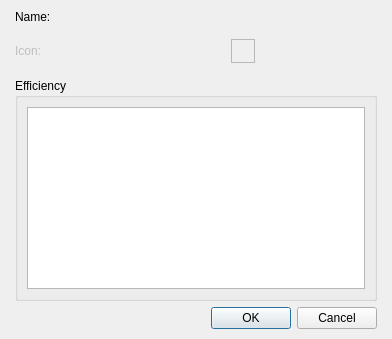
<?xml version="1.0" encoding="UTF-8"?>
<ui version="4.0">
 <class>DialogSystemElement</class>
 <widget class="QDialog" name="DialogSystemElement">
  <property name="geometry">
   <rect>
    <x>0</x>
    <y>0</y>
    <width>392</width>
    <height>339</height>
   </rect>
  </property>
  <property name="windowTitle">
   <string>Element</string>
  </property>
  <layout class="QGridLayout" name="gridLayout_3">
   <property name="leftMargin">
    <number>15</number>
   </property>
   <property name="topMargin">
    <number>10</number>
   </property>
   <property name="rightMargin">
    <number>15</number>
   </property>
   <property name="bottomMargin">
    <number>10</number>
   </property>
   <item row="0" column="0">
    <layout class="QVBoxLayout" name="verticalLayout_2">
     <item>
      <layout class="QVBoxLayout" name="verticalLayout">
       <property name="spacing">
        <number>15</number>
       </property>
       <item>
        <layout class="QGridLayout" name="gridLayout_2" columnstretch="0,0,0,1">
         <item row="0" column="0">
          <widget class="QLabel" name="label">
           <property name="text">
            <string>Name:</string>
           </property>
          </widget>
         </item>
         <item row="0" column="1">
          <widget class="WidgetTextLang" name="widgetTxtLangName" native="true">
           <property name="minimumSize">
            <size>
             <width>150</width>
             <height>0</height>
            </size>
           </property>
          </widget>
         </item>
         <item row="0" column="3" rowspan="2">
          <spacer name="horizontalSpacer">
           <property name="orientation">
            <enum>Qt::Horizontal</enum>
           </property>
           <property name="sizeHint" stdset="0">
            <size>
             <width>78</width>
             <height>38</height>
            </size>
           </property>
          </spacer>
         </item>
         <item row="1" column="0">
          <widget class="QLabel" name="label_2">
           <property name="enabled">
            <bool>false</bool>
           </property>
           <property name="text">
            <string>Icon:</string>
           </property>
          </widget>
         </item>
         <item row="1" column="1">
          <widget class="QWidget" name="widgetTodo" native="true">
           <property name="enabled">
            <bool>false</bool>
           </property>
           <property name="minimumSize">
            <size>
             <width>150</width>
             <height>0</height>
            </size>
           </property>
          </widget>
         </item>
         <item row="1" column="2">
          <widget class="QGraphicsView" name="graphicsViewIcon">
           <property name="enabled">
            <bool>false</bool>
           </property>
           <property name="minimumSize">
            <size>
             <width>24</width>
             <height>24</height>
            </size>
           </property>
           <property name="maximumSize">
            <size>
             <width>24</width>
             <height>24</height>
            </size>
           </property>
          </widget>
         </item>
        </layout>
       </item>
       <item>
        <widget class="QGroupBox" name="groupBox">
         <property name="title">
          <string>Efficiency</string>
         </property>
         <layout class="QGridLayout" name="gridLayout">
          <item row="0" column="0">
           <widget class="QTreeView" name="treeViewEfficiency">
            <property name="horizontalScrollBarPolicy">
             <enum>Qt::ScrollBarAlwaysOff</enum>
            </property>
            <property name="editTriggers">
             <set>QAbstractItemView::NoEditTriggers</set>
            </property>
            <property name="indentation">
             <number>0</number>
            </property>
           </widget>
          </item>
         </layout>
        </widget>
       </item>
      </layout>
     </item>
     <item>
      <widget class="QDialogButtonBox" name="buttonBox">
       <property name="orientation">
        <enum>Qt::Horizontal</enum>
       </property>
       <property name="standardButtons">
        <set>QDialogButtonBox::Cancel|QDialogButtonBox::Ok</set>
       </property>
      </widget>
     </item>
    </layout>
   </item>
  </layout>
 </widget>
 <customwidgets>
  <customwidget>
   <class>WidgetTextLang</class>
   <extends>QWidget</extends>
   <header>widgettextlang.h</header>
   <container>1</container>
  </customwidget>
 </customwidgets>
 <resources/>
 <connections>
  <connection>
   <sender>buttonBox</sender>
   <signal>accepted()</signal>
   <receiver>DialogSystemElement</receiver>
   <slot>accept()</slot>
   <hints>
    <hint type="sourcelabel">
     <x>248</x>
     <y>254</y>
    </hint>
    <hint type="destinationlabel">
     <x>157</x>
     <y>274</y>
    </hint>
   </hints>
  </connection>
  <connection>
   <sender>buttonBox</sender>
   <signal>rejected()</signal>
   <receiver>DialogSystemElement</receiver>
   <slot>reject()</slot>
   <hints>
    <hint type="sourcelabel">
     <x>316</x>
     <y>260</y>
    </hint>
    <hint type="destinationlabel">
     <x>286</x>
     <y>274</y>
    </hint>
   </hints>
  </connection>
 </connections>
</ui>
